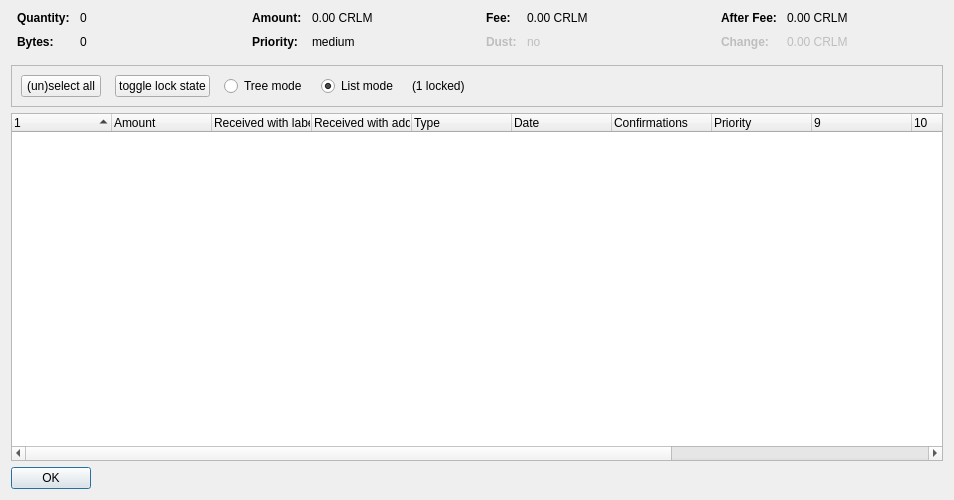
<?xml version="1.0" encoding="UTF-8"?>
<ui version="4.0">
 <class>CoinControlDialog</class>
 <widget class="QDialog" name="CoinControlDialog">
  <property name="geometry">
   <rect>
    <x>0</x>
    <y>0</y>
    <width>954</width>
    <height>500</height>
   </rect>
  </property>
  <property name="windowTitle">
   <string>Coin Selection</string>
  </property>
  <layout class="QVBoxLayout" name="verticalLayout">
   <item>
    <layout class="QHBoxLayout" name="horizontalLayoutTop" stretch="0,0,0,0">
     <property name="topMargin">
      <number>0</number>
     </property>
     <property name="bottomMargin">
      <number>10</number>
     </property>
     <item>
      <layout class="QFormLayout" name="formLayoutCoinControl1">
       <property name="horizontalSpacing">
        <number>10</number>
       </property>
       <property name="verticalSpacing">
        <number>10</number>
       </property>
       <property name="leftMargin">
        <number>6</number>
       </property>
       <property name="rightMargin">
        <number>6</number>
       </property>
       <item row="0" column="0">
        <widget class="QLabel" name="labelCoinControlQuantityText">
         <property name="font">
          <font>
           <weight>75</weight>
           <bold>true</bold>
          </font>
         </property>
         <property name="text">
          <string>Quantity:</string>
         </property>
        </widget>
       </item>
       <item row="0" column="1">
        <widget class="QLabel" name="labelCoinControlQuantity">
         <property name="cursor">
          <cursorShape>IBeamCursor</cursorShape>
         </property>
         <property name="contextMenuPolicy">
          <enum>Qt::ActionsContextMenu</enum>
         </property>
         <property name="text">
          <string notr="true">0</string>
         </property>
         <property name="textInteractionFlags">
          <set>Qt::LinksAccessibleByMouse|Qt::TextSelectableByKeyboard|Qt::TextSelectableByMouse</set>
         </property>
        </widget>
       </item>
       <item row="1" column="0">
        <widget class="QLabel" name="labelCoinControlBytesText">
         <property name="font">
          <font>
           <weight>75</weight>
           <bold>true</bold>
          </font>
         </property>
         <property name="text">
          <string>Bytes:</string>
         </property>
        </widget>
       </item>
       <item row="1" column="1">
        <widget class="QLabel" name="labelCoinControlBytes">
         <property name="cursor">
          <cursorShape>IBeamCursor</cursorShape>
         </property>
         <property name="contextMenuPolicy">
          <enum>Qt::ActionsContextMenu</enum>
         </property>
         <property name="text">
          <string notr="true">0</string>
         </property>
         <property name="textInteractionFlags">
          <set>Qt::LinksAccessibleByMouse|Qt::TextSelectableByKeyboard|Qt::TextSelectableByMouse</set>
         </property>
        </widget>
       </item>
      </layout>
     </item>
     <item>
      <layout class="QFormLayout" name="formLayoutCoinControl2">
       <property name="horizontalSpacing">
        <number>10</number>
       </property>
       <property name="verticalSpacing">
        <number>10</number>
       </property>
       <property name="leftMargin">
        <number>6</number>
       </property>
       <property name="rightMargin">
        <number>6</number>
       </property>
       <item row="0" column="0">
        <widget class="QLabel" name="labelCoinControlAmountText">
         <property name="font">
          <font>
           <weight>75</weight>
           <bold>true</bold>
          </font>
         </property>
         <property name="text">
          <string>Amount:</string>
         </property>
        </widget>
       </item>
       <item row="0" column="1">
        <widget class="QLabel" name="labelCoinControlAmount">
         <property name="cursor">
          <cursorShape>IBeamCursor</cursorShape>
         </property>
         <property name="contextMenuPolicy">
          <enum>Qt::ActionsContextMenu</enum>
         </property>
         <property name="text">
          <string notr="true">0.00 CRLM</string>
         </property>
         <property name="textInteractionFlags">
          <set>Qt::LinksAccessibleByMouse|Qt::TextSelectableByKeyboard|Qt::TextSelectableByMouse</set>
         </property>
        </widget>
       </item>
       <item row="1" column="0">
        <widget class="QLabel" name="labelCoinControlPriorityText">
         <property name="font">
          <font>
           <weight>75</weight>
           <bold>true</bold>
          </font>
         </property>
         <property name="text">
          <string>Priority:</string>
         </property>
        </widget>
       </item>
       <item row="1" column="1">
        <widget class="QLabel" name="labelCoinControlPriority">
         <property name="cursor">
          <cursorShape>IBeamCursor</cursorShape>
         </property>
         <property name="contextMenuPolicy">
          <enum>Qt::ActionsContextMenu</enum>
         </property>
         <property name="text">
          <string>medium</string>
         </property>
         <property name="textInteractionFlags">
          <set>Qt::LinksAccessibleByMouse|Qt::TextSelectableByKeyboard|Qt::TextSelectableByMouse</set>
         </property>
        </widget>
       </item>
      </layout>
     </item>
     <item>
      <layout class="QFormLayout" name="formLayoutCoinControl3">
       <property name="horizontalSpacing">
        <number>10</number>
       </property>
       <property name="verticalSpacing">
        <number>10</number>
       </property>
       <property name="leftMargin">
        <number>6</number>
       </property>
       <property name="rightMargin">
        <number>6</number>
       </property>
       <item row="0" column="0">
        <widget class="QLabel" name="labelCoinControlFeeText">
         <property name="font">
          <font>
           <weight>75</weight>
           <bold>true</bold>
          </font>
         </property>
         <property name="text">
          <string>Fee:</string>
         </property>
        </widget>
       </item>
       <item row="0" column="1">
        <widget class="QLabel" name="labelCoinControlFee">
         <property name="cursor">
          <cursorShape>IBeamCursor</cursorShape>
         </property>
         <property name="contextMenuPolicy">
          <enum>Qt::ActionsContextMenu</enum>
         </property>
         <property name="text">
          <string notr="true">0.00 CRLM</string>
         </property>
         <property name="textInteractionFlags">
          <set>Qt::LinksAccessibleByMouse|Qt::TextSelectableByKeyboard|Qt::TextSelectableByMouse</set>
         </property>
        </widget>
       </item>
       <item row="1" column="0">
        <widget class="QLabel" name="labelCoinControlLowOutputText">
         <property name="enabled">
          <bool>false</bool>
         </property>
         <property name="font">
          <font>
           <weight>75</weight>
           <bold>true</bold>
          </font>
         </property>
         <property name="text">
          <string>Dust:</string>
         </property>
        </widget>
       </item>
       <item row="1" column="1">
        <widget class="QLabel" name="labelCoinControlLowOutput">
         <property name="enabled">
          <bool>false</bool>
         </property>
         <property name="cursor">
          <cursorShape>IBeamCursor</cursorShape>
         </property>
         <property name="contextMenuPolicy">
          <enum>Qt::ActionsContextMenu</enum>
         </property>
         <property name="text">
          <string>no</string>
         </property>
         <property name="textInteractionFlags">
          <set>Qt::LinksAccessibleByMouse|Qt::TextSelectableByKeyboard|Qt::TextSelectableByMouse</set>
         </property>
        </widget>
       </item>
      </layout>
     </item>
     <item>
      <layout class="QFormLayout" name="formLayoutCoinControl4">
       <property name="horizontalSpacing">
        <number>10</number>
       </property>
       <property name="verticalSpacing">
        <number>10</number>
       </property>
       <property name="leftMargin">
        <number>6</number>
       </property>
       <property name="rightMargin">
        <number>6</number>
       </property>
       <item row="0" column="0">
        <widget class="QLabel" name="labelCoinControlAfterFeeText">
         <property name="font">
          <font>
           <weight>75</weight>
           <bold>true</bold>
          </font>
         </property>
         <property name="text">
          <string>After Fee:</string>
         </property>
        </widget>
       </item>
       <item row="0" column="1">
        <widget class="QLabel" name="labelCoinControlAfterFee">
         <property name="cursor">
          <cursorShape>IBeamCursor</cursorShape>
         </property>
         <property name="contextMenuPolicy">
          <enum>Qt::ActionsContextMenu</enum>
         </property>
         <property name="text">
          <string notr="true">0.00 CRLM</string>
         </property>
         <property name="textInteractionFlags">
          <set>Qt::LinksAccessibleByMouse|Qt::TextSelectableByKeyboard|Qt::TextSelectableByMouse</set>
         </property>
        </widget>
       </item>
       <item row="1" column="0">
        <widget class="QLabel" name="labelCoinControlChangeText">
         <property name="enabled">
          <bool>false</bool>
         </property>
         <property name="font">
          <font>
           <weight>75</weight>
           <bold>true</bold>
          </font>
         </property>
         <property name="text">
          <string>Change:</string>
         </property>
        </widget>
       </item>
       <item row="1" column="1">
        <widget class="QLabel" name="labelCoinControlChange">
         <property name="enabled">
          <bool>false</bool>
         </property>
         <property name="cursor">
          <cursorShape>IBeamCursor</cursorShape>
         </property>
         <property name="contextMenuPolicy">
          <enum>Qt::ActionsContextMenu</enum>
         </property>
         <property name="text">
          <string notr="true">0.00 CRLM</string>
         </property>
         <property name="textInteractionFlags">
          <set>Qt::LinksAccessibleByMouse|Qt::TextSelectableByKeyboard|Qt::TextSelectableByMouse</set>
         </property>
        </widget>
       </item>
      </layout>
     </item>
    </layout>
   </item>
   <item>
    <widget class="QFrame" name="frame">
     <property name="minimumSize">
      <size>
       <width>0</width>
       <height>40</height>
      </size>
     </property>
     <property name="frameShape">
      <enum>QFrame::StyledPanel</enum>
     </property>
     <property name="frameShadow">
      <enum>QFrame::Sunken</enum>
     </property>
     <layout class="QHBoxLayout" name="horizontalLayout">
      <item>
       <layout class="QHBoxLayout" name="horizontalLayoutPanel" stretch="0,0,0,0,0,0">
        <property name="spacing">
         <number>14</number>
        </property>
        <item>
         <widget class="QPushButton" name="pushButtonSelectAll">
          <property name="sizePolicy">
           <sizepolicy hsizetype="Maximum" vsizetype="Fixed">
            <horstretch>0</horstretch>
            <verstretch>0</verstretch>
           </sizepolicy>
          </property>
          <property name="text">
           <string>(un)select all</string>
          </property>
          <property name="autoDefault">
           <bool>false</bool>
          </property>
         </widget>
        </item>
        <item>
         <widget class="QPushButton" name="pushButtonToggleLock">
          <property name="sizePolicy">
           <sizepolicy hsizetype="Maximum" vsizetype="Fixed">
            <horstretch>0</horstretch>
            <verstretch>0</verstretch>
           </sizepolicy>
          </property>
          <property name="text">
           <string>toggle lock state</string>
          </property>
          <property name="autoDefault">
           <bool>false</bool>
          </property>
         </widget>
        </item>
        <item>
         <widget class="QRadioButton" name="radioTreeMode">
          <property name="sizePolicy">
           <sizepolicy hsizetype="Maximum" vsizetype="Fixed">
            <horstretch>0</horstretch>
            <verstretch>0</verstretch>
           </sizepolicy>
          </property>
          <property name="text">
           <string>Tree mode</string>
          </property>
         </widget>
        </item>
        <item>
         <widget class="QRadioButton" name="radioListMode">
          <property name="sizePolicy">
           <sizepolicy hsizetype="Maximum" vsizetype="Fixed">
            <horstretch>0</horstretch>
            <verstretch>0</verstretch>
           </sizepolicy>
          </property>
          <property name="text">
           <string>List mode</string>
          </property>
          <property name="checked">
           <bool>true</bool>
          </property>
         </widget>
        </item>
        <item>
         <widget class="QLabel" name="labelLocked">
          <property name="text">
           <string>(1 locked)</string>
          </property>
         </widget>
        </item>
        <item>
         <spacer name="horizontalSpacer">
          <property name="orientation">
           <enum>Qt::Horizontal</enum>
          </property>
          <property name="sizeHint" stdset="0">
           <size>
            <width>40</width>
            <height>20</height>
           </size>
          </property>
         </spacer>
        </item>
       </layout>
      </item>
     </layout>
    </widget>
   </item>
   <item>
    <widget class="CoinControlTreeWidget" name="treeWidget">
     <property name="contextMenuPolicy">
      <enum>Qt::CustomContextMenu</enum>
     </property>
     <property name="sortingEnabled">
      <bool>false</bool>
     </property>
     <property name="columnCount">
      <number>13</number>
     </property>
     <attribute name="headerShowSortIndicator" stdset="0">
      <bool>true</bool>
     </attribute>
     <attribute name="headerStretchLastSection">
      <bool>false</bool>
     </attribute>
     <column>
      <property name="text">
       <string/>
      </property>
     </column>
     <column>
      <property name="text">
       <string>Amount</string>
      </property>
     </column>
     <column>
      <property name="text">
       <string>Received with label</string>
      </property>
     </column>
     <column>
      <property name="text">
       <string>Received with address</string>
      </property>
     </column>
     <column>
      <property name="text">
	<string>Type</string>
      </property>
     </column>
     <column>
      <property name="text">	 
       <string>Date</string>
      </property>
     </column>
     <column>
      <property name="text">
       <string>Confirmations</string>
      </property>
      <property name="toolTip">
       <string>Confirmed</string>
      </property>
     </column>
     <column>
      <property name="text">
       <string>Priority</string>
      </property>
     </column>
     <column>
      <property name="text">
       <string/>
      </property>
     </column>
     <column>
      <property name="text">
       <string/>
      </property>
     </column>
     <column>
      <property name="text">
       <string/>
      </property>
     </column>
     <column>
      <property name="text">
       <string/>
      </property>
     </column>
     <column>
      <property name="text">
       <string/>
      </property>
     </column>
    </widget>
   </item>
   <item>
    <widget class="QDialogButtonBox" name="buttonBox">
     <property name="sizePolicy">
      <sizepolicy hsizetype="Maximum" vsizetype="Fixed">
       <horstretch>0</horstretch>
       <verstretch>0</verstretch>
      </sizepolicy>
     </property>
     <property name="orientation">
      <enum>Qt::Horizontal</enum>
     </property>
     <property name="standardButtons">
      <set>QDialogButtonBox::Ok</set>
     </property>
    </widget>
   </item>
  </layout>
 </widget>
 <customwidgets>
  <customwidget>
   <class>CoinControlTreeWidget</class>
   <extends>QTreeWidget</extends>
   <header>coincontroltreewidget.h</header>
  </customwidget>
 </customwidgets>
 <resources/>
 <connections/>
</ui>
